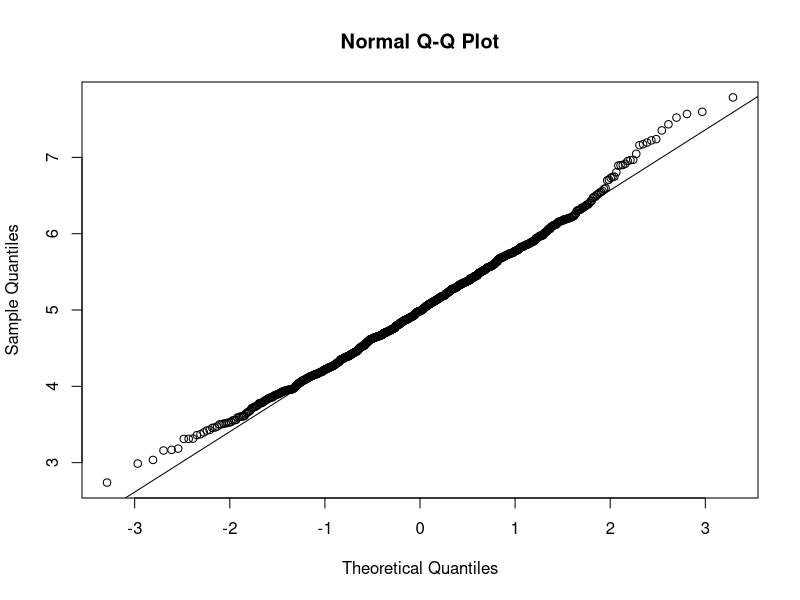
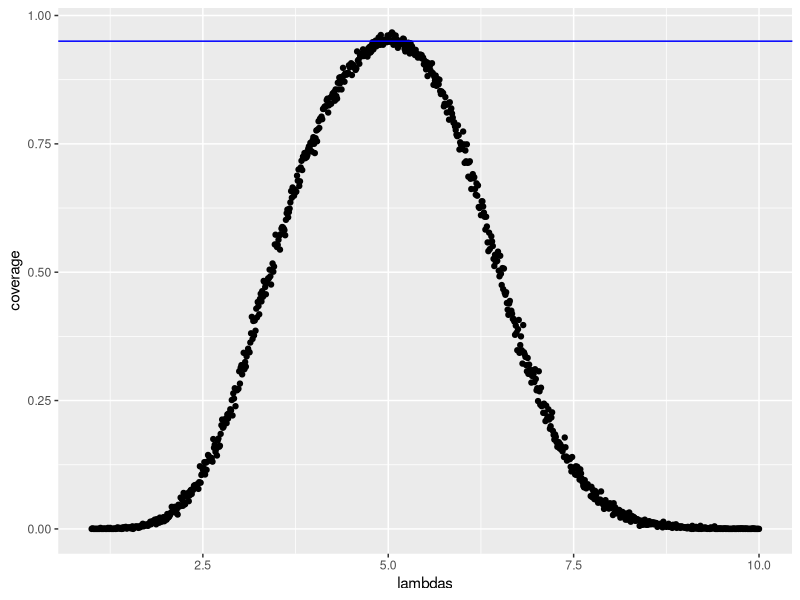

Write R code to recreate these figures, in order.
## ---- chunk 1
# Set seed
set.seed(123)
lambda <- 0.2

# Set sample size = 40, simulation times = 1000
sample.size <- 40
simulations <- 1000

# Calculate the simulated averages of 40 exponentials
sim.result <- matrix(rexp(simulations * sample.size, rate=lambda), simulations, sample.size)
sim.average <- rowMeans(sim.result)
## ---- chunk 2
# center of the distribution
mean(sim.average)
# theoretical center of the distribution
1/lambda
## ---- chunk 3
# variance of the distribution
var(sim.average)
# theoretical variance of the distribution
1 / ((lambda^2) * sample.size)
## ---- chunk 4
# use qqplot and qqline to show the distribution is approximately normal
qqnorm(sim.average)
qqline(sim.average)
## ---- chunk 5
# Confidence interval
mean(sim.average) + c(-1, 1) * 1.96 * sd(sim.average)
## ---- chunk 6
# Coverage of confidence interval
lambdas <- seq(1, 10, by=0.01)
coverage <- sapply(lambdas, function(l) {
  mu.hat <- rowMeans(matrix(rexp(sample.size*simulations, rate=0.2), simulations, sample.size))
  conf.inv <- qnorm(0.975) * sqrt(1/lambda**2/sample.size)
  lower <- mu.hat - conf.inv
  upper <- mu.hat + conf.inv
  mean(lower < l & upper > l)
})

# Plot coverage
library(ggplot2)
qplot(lambdas, coverage) + geom_hline(yintercept=0.95, col="blue")
